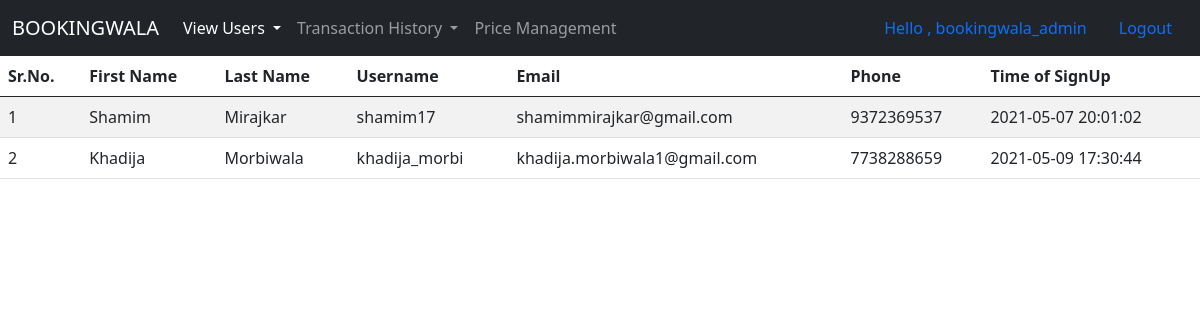
/viewvenueownersadmin.php (signed in), run on the app's committed database.
### tables this page shows
CREATE TABLE `venueowners` (
  `id` int(11) NOT NULL,
  `firstname` varchar(50) NOT NULL,
  `lastname` varchar(50) NOT NULL,
  `username` varchar(50) NOT NULL,
  `email` varchar(50) NOT NULL,
  `phone` varchar(10) NOT NULL,
  `password` varchar(255) NOT NULL,
  `timestamp` timestamp NOT NULL DEFAULT current_timestamp()
);

### viewvenueownersadmin.php (the view, shortened to what this page needs)
<!DOCTYPE html>
<html lang="en">
<head>
    <link href="https://cdn.jsdelivr.net/npm/bootstrap@5.0.0-beta3/dist/css/bootstrap.min.css?v=<?php echo time(); ?>" rel="stylesheet">
</head>
<body>
<nav class="navbar navbar-expand-lg navbar-dark bg-dark">
    <div class="container-fluid">
      <a class="navbar-brand" href="admin.php">BOOKINGWALA</a>
      <div class="collapse navbar-collapse" id="navbarNavDropdown">
        <ul class="navbar-nav">
          <li class="nav-item dropdown">
            <a class="nav-link active dropdown-toggle" href="#" id="navbarDropdownMenuLink" role="button" data-bs-toggle="dropdown" aria-expanded="false">
              View Users
            </a>
          </li>
          <li class="nav-item dropdown">
            <a class="nav-link dropdown-toggle" href="#" id="navbarDropdownMenuLink" role="button" data-bs-toggle="dropdown" aria-expanded="false">
              Transaction History
            </a>
          </li>
          <li class="nav-item">
            <a class="nav-link" href="adminvpm.php">Price Management</a>
          </li>
        </ul>
      </div>
      <li class="nav-item d-flex">
          <a class="nav-link" href="#">Hello , <?php echo $_SESSION['ausername']; ?></a>
          <a class="nav-link" href="logout.php">Logout</a>
        </li>
    </div>
  </nav>
<table class="table table-striped">
  <thead>
    <tr>
      <th scope="col">Sr.No.</th>
      <th scope="col">First Name</th>
      <th scope="col">Last Name</th>
      <th scope="col">Username</th>
      <th scope="col">Email</th>
      <th scope="col">Phone</th>
      <th scope="col">Time of SignUp</th>
    </tr>
  </thead>
  <tbody>
  <?php
            include 'database.php';
            $sql = "SELECT * FROM `venueowners`";
            $result = mysqli_query($conn , $sql);
            $sno = 0;
            while($row = mysqli_fetch_assoc($result)){
            $sno = $sno + 1;
            echo "<tr>
            <td>". $sno . "</td>
            <td>". $row['firstname'] . "</td>
            <td>". $row['lastname'] . "</td>
            <td>". $row['username'] . "</td>
            <td>". $row['email'] . "</td>
            <td>". $row['phone'] . "</td>
            <td>". $row['timestamp'] . "</td>
          </tr>";}
        ?>
  </tbody>
</table>
</body>
</html>

### data on the page
venueowners: firstname "Shamim", lastname "Mirajkar", username "shamim17", email "shamimmirajkar@gmail.com", phone "9372369537", timestamp "2021-05-07 20:01:02"
venueowners: firstname "Khadija", lastname "Morbiwala", username "khadija_morbi", email "khadija.morbiwala1@gmail.com", phone "7738288659", timestamp "2021-05-09 17:30:44"

### other printed values
$_SESSION['ausername'] "bookingwala_admin"
